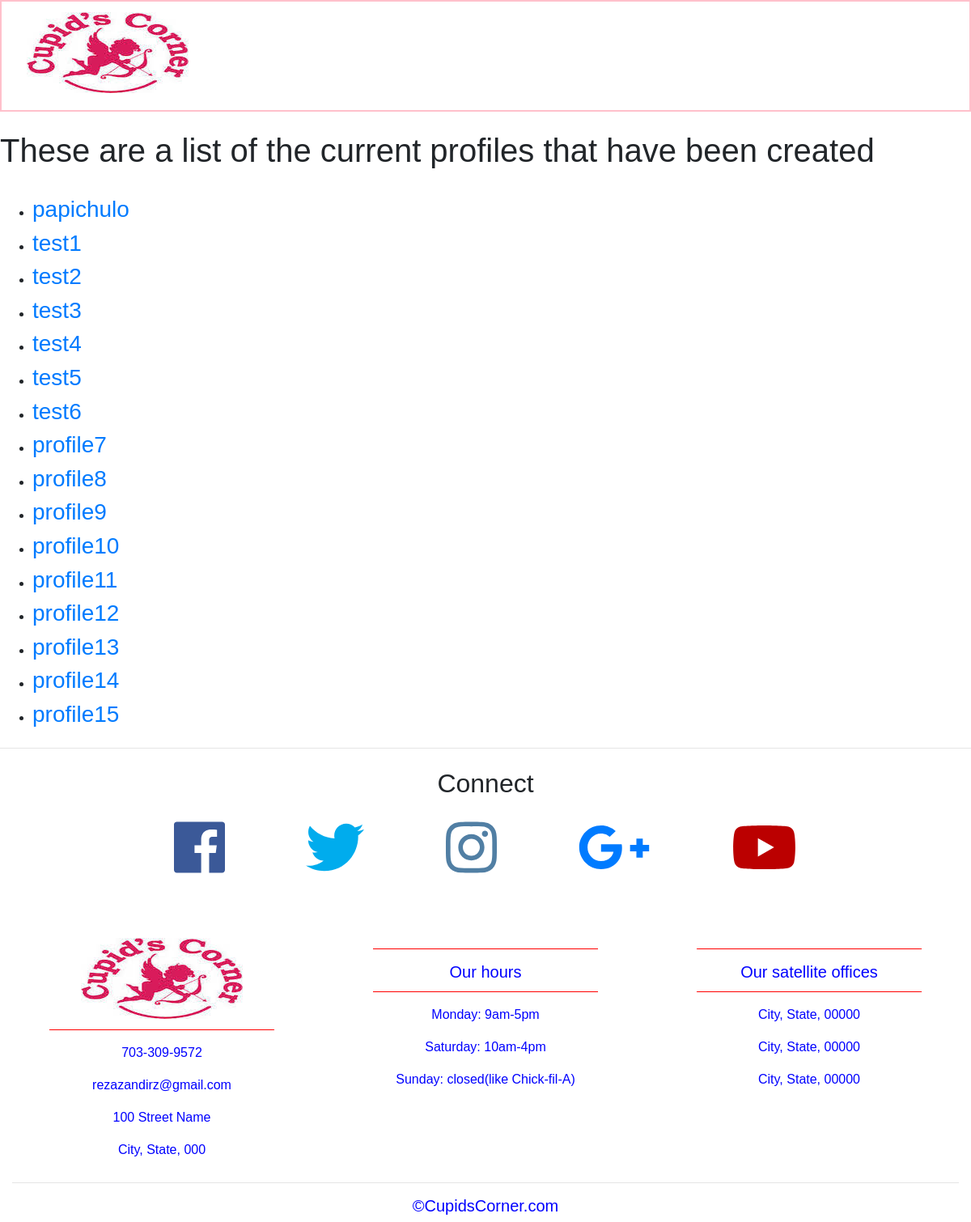
Page /profiles/ (signed in) on the committed database.
### dating_app/models.py (models this page shows, shortened)
class Profile(AbstractBaseUser):
	class Meta:
		swappable = 'AUTH_USER_MODEL'
	email 						= models.EmailField(verbose_name="email")
	username					= models.CharField(max_length=30, unique=True)
	date_joined					= models.DateTimeField(verbose_name='date joined', auto_now_add=True)
	last_login					= models.DateTimeField(verbose_name='last login', auto_now=True)
	is_admin					= models.BooleanField(default=False)
	is_active					= models.BooleanField(default=True)
	is_staff					= models.BooleanField(default=False)
	is_superuser				= models.BooleanField(default=False)
	description 				= models.TextField()
	photo 						= models.ImageField(upload_to='profile_photo',blank=False, height_field=None, width_field=None, max_length=100)
	matches 					= models.ManyToManyField(settings.AUTH_USER_MODEL, related_name='+', blank=True)
	USERNAME_FIELD = 'username'
	REQUIRED_FIELDS = ['description','photo','email']
	objects = ProfileManager()
	def __str__(self):
		return self.username

### dating_app/views.py (the view)
# urls.py: path('profiles/', views.profiles, name='profiles'),
@login_required
def profiles(request):
	profiles = Profile.objects.order_by('date_joined')
	context = {'profiles' : profiles}
	return render(request, 'dating_app/profiles.html',context)

### dating_app/templatetags/unread_messages_counter.py (called while the page is built)
@register.simple_tag
def unread_messages(user):
    return user.receiver.filter(viewed=False).count()

### dating_app/templates/dating_app/profiles.html
{% extends "dating_app/base.html" %}
{% block content %}
<br>
<h1>These are a list of the current profiles that have been created</h1>
<br>
<ul>
	{% for profile in profiles %}
		<li>
			<h3>
		  	<a href="{% url 'dating_app:profile' profile.id %}">{{ profile }}</a>
			</h3>
		</li>
	{% empty %}
		<li>No profiles have been created yet.</li>
	{% endfor %}
</ul>
{% endblock content %}

### static/css/style.css (style rules this page uses)
body { margin: 0px; padding: 0px; background-color: #FFFFFF; font-family: arial; box-sizing: border-box; }

### rows in the picture
Profile: username "papichulo"
Profile: username "test1"
Profile: username "test2"
Profile: username "test3"
Profile: username "test4"
Profile: username "test5"
Profile: username "test6"
Profile: username "profile7"
Profile: username "profile8"
Profile: username "profile9"
Profile: username "profile10"
Profile: username "profile11"
Profile: username "profile12"
Profile: username "profile13"
Profile: username "profile14"
Profile: username "profile15"
